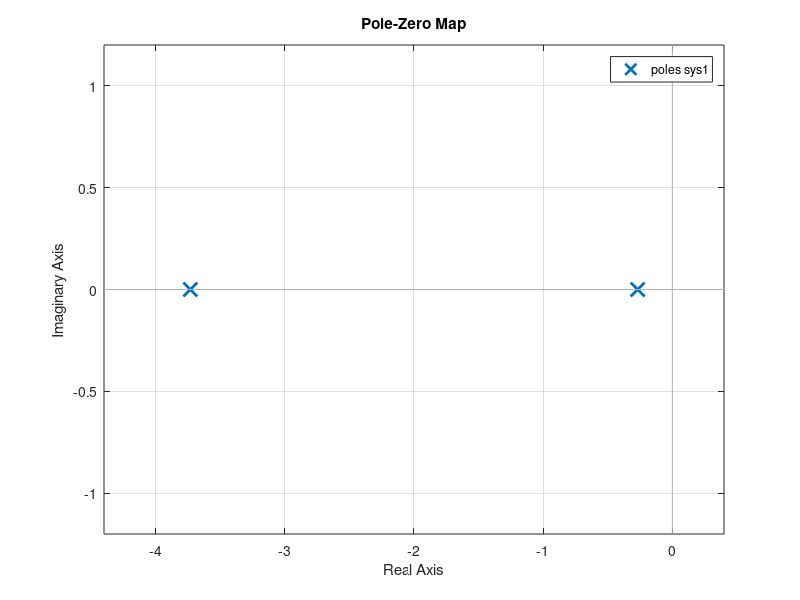
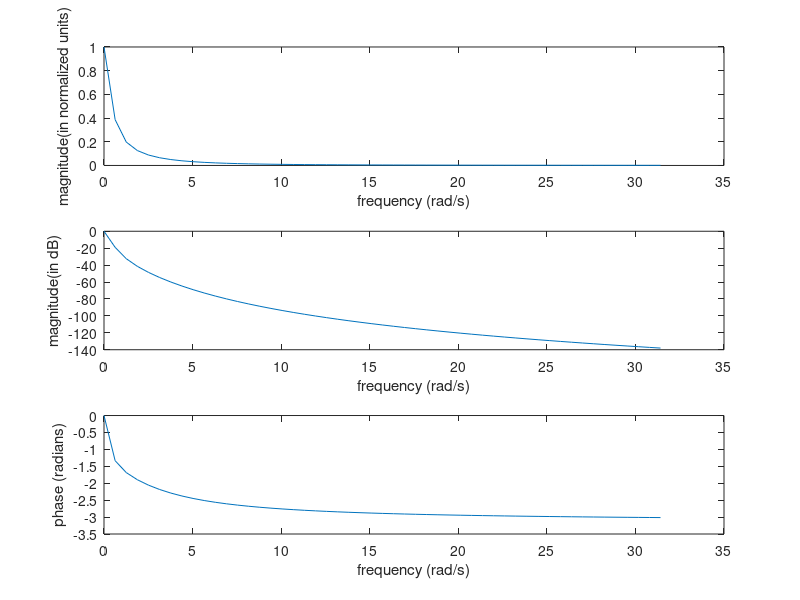

The MATLAB script that drew these images, in order:
b=[1];
a=[1 4 1];
sys1=tf(b,a);
pzmap(sys1);
f=0:0.1:5;
w=2*pi*f;
h=freqs(b,a,w);
mag=abs(h);
phase=angle(h);
magdb=20*log(mag);
figure
subplot(3,1,1)
plot(w,mag)
xlabel('frequency (rad/s)')
ylabel('magnitude(in normalized units)')
subplot(3,1,2)
plot(w,magdb)
xlabel('frequency (rad/s)')
ylabel('magnitude(in dB)')
subplot(3,1,3)
plot(w,phase)
xlabel('frequency (rad/s)')
ylabel('phase (radians)')